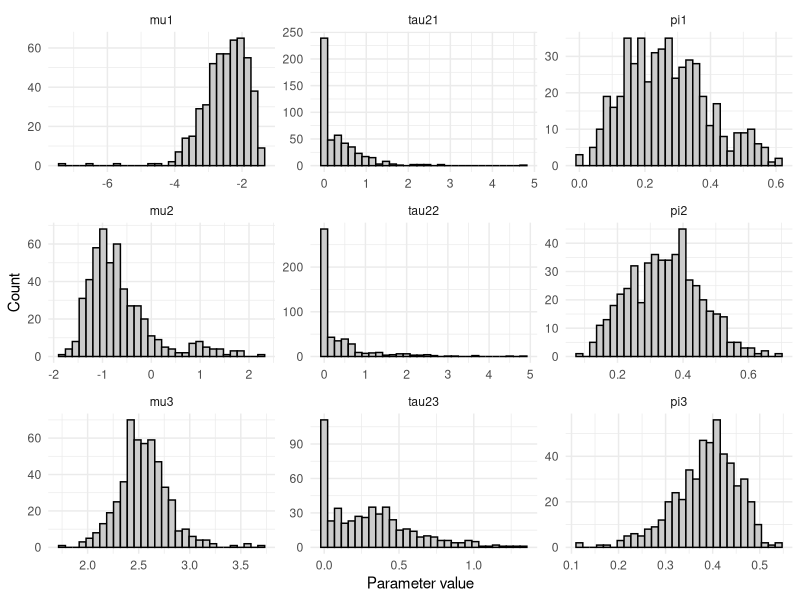

Source code (R): (Note: a time limit stopped this script after it produced the figure.)
## ---- chunk 1
knitr::opts_chunk$set(echo = TRUE)
## ---- chunk 2
### -------------------------------
### Function: generate_mrem_data()
### -------------------------------
# Generates one simulated meta-analysis dataset under a Mixture Random Effects Model (MREM)

generate_mrem_data <- function(K, pi_g, mu_g, tau2_g, s2_min = 0.5, s2_max = 1) {
  
  # ---- Check Inputs ----
  G <- length(pi_g)
  if (abs(sum(pi_g) - 1) > 1e-6) stop("Mixing proportions pi_g must sum to 1.")
  if (length(mu_g) != G | length(tau2_g) != G) stop("Lengths of pi_g, mu_g, and tau2_g must match.")
  
  # ---- Step 1: Generate component membership z_i ----
  z_i <- sample(1:G, size = K, replace = TRUE, prob = pi_g)
  
  # ---- Step 2: Generate true effect sizes δ*_i ----
  delta_i <- sapply(z_i, function(g) rnorm(1, mean = mu_g[g], sd = sqrt(tau2_g[g])))
  
  # ---- Step 3: Generate within-study variances s_i² ----
  s2_i <- runif(K, min = s2_min, max = s2_max)
  
  # ---- Step 4: Generate observed effect sizes Y_i ----
  Y_i <- rnorm(K, mean = delta_i, sd = sqrt(s2_i))
  
  # ---- Step 5: Return as data frame ----
  data.frame(
    study = 1:K,
    component = z_i,
    delta_true = delta_i,
    s2 = s2_i,
    Y = Y_i
  )
}


## ---- chunk 3
### -------------------------------
### Function: initialize_params()
### -------------------------------
# Generates initial values for each parameter--- to be used in EM algorithm

# Y: observed effect sizes
# s2: vector of within-study variances
# G: number of components (clusters)
# epsilon: small positive constant

initialize_params <- function(Y, s2, G, epsilon = 1e-3) {
  # Step 1: Run k-means clustering
  km <- kmeans(Y, centers = G, nstart = 20)
  
  # Step 2: Component means (ensure numeric vector)
  mu_init <- as.numeric(km$centers)
  
  # Step 3: Cluster assignments
  z_init <- km$cluster
  
  # Step 4: Mixing proportions (ensure numeric vector)
  pi_init <- as.numeric(table(z_init) / length(Y))
  
  # Step 5: Between-study variances (ensure numeric vector)
  tau2_init <- numeric(G)
  for (g in 1:G) {
    Y_g <- Y[z_init == g]
    s2_g <- s2[z_init == g]
    var_Yg <- var(Y_g)
    tau2_init[g] <- max(var_Yg - mean(s2_g), epsilon)
  }
  
  # Step 6: Return as clean numeric list
  list(
    mu_init = mu_init,
    tau2_init = tau2_init,
    pi_init = pi_init
  )
}

## ---- chunk 4

### -------------------------------
### Function: update_tau2()
### -------------------------------
# Function to numerically update between study variance parameter estimate--- to be used in EM algorithm

update_tau2 <- function(Y, s2, gam, mu, tau2_init) {
  neg_loglik_tau2_g <- function(tau2_g, Y, s2, gam_g, mu_g) {
    if (tau2_g <= 0) return(1e20)
    v <- tau2_g + s2
    -sum(gam_g * (-0.5 * log(v) - 0.5 * (Y - mu_g)^2 / v))
  }
  
    sapply(seq_along(mu), function(g) {
    optim(
      par = tau2_init[g],
      fn = neg_loglik_tau2_g,
      method = "L-BFGS-B",
      lower = 1e-8,
      Y = Y,
      s2 = s2,
      gam_g = gam[, g],
      mu_g = mu[g]
    )$par
  })
}




## ---- chunk 5

### -------------------------------
### Function: run_em_algorithm()
### -------------------------------
# Function to perform EM algorithm 
# Has a max iteration of 500

run_em_algorithm <- function(Y, s2, mu_init, pi_init, tau2_init, tol = 1e-4, rl = 500) {
  y <- as.vector(Y)
  s2_i <- as.vector(s2)
  mu <- mu_init
  pi <- pi_init
  tau2 <- tau2_init
  g <- length(mu)
  
  loglik_old <- -Inf
  
  for (iter in 1:rl) {
    # E-step
    den_gam <- sapply(1:g, function(j) {
      pi[j] * dnorm(y, mu[j], sqrt(tau2[j] + s2_i))
    })
    gam <- den_gam / rowSums(den_gam)
    
    # M-step
    ng <- colSums(gam)
    npi <- ng / sum(ng)
    
    nmu <- sapply(1:g, function(j) {
      sum(gam[, j] * y / (tau2[j] + s2_i)) /
        sum(gam[, j] / (tau2[j] + s2_i))
    })
    
    ntau2 <- update_tau2(y, s2_i, gam, nmu, tau2)
    
    # Enforce ordering by component mean
    order_idx <- order(nmu)
    nmu <- nmu[order_idx]
    ntau2 <- ntau2[order_idx]
    npi <- npi[order_idx]
    
    # Compute log-likelihood
    loglik <- sum(log(rowSums(sapply(1:g, function(j) {
      npi[j] * dnorm(y, mean = nmu[j], sd = sqrt(ntau2[j] + s2_i))
    }))))
    
    # Convergence check
    if (abs(loglik - loglik_old) < tol && iter > 10) {
      return(list(
        mu = nmu,
        tau2 = ntau2,
        pi = npi,
        loglik = loglik,
        iter = iter,
        converged = TRUE
      ))
    }
    
    mu <- nmu
    tau2 <- ntau2
    pi <- npi
    loglik_old <- loglik
  }
  
  # Return final results even if not converged
  list(
    mu = mu,
    tau2 = tau2,
    pi = pi,
    loglik = loglik,
    iter = rl,
    converged = FALSE
  )
}
## ---- chunk 6
### -------------------------------
### Function: run_em_simulations()
### -------------------------------
# Incorporates all previously defined functions.
# Repeatedly simulates meta datasets and runs the EM algorithm until 500 converged results are obtained,
# saving parameter estimates, log-likelihoods, convergence status.

run_em_simulations <- function(K, pi_g, mu_g, tau2_g,
                               s2_min = 0.5, s2_max = 1,
                               n_target = 500, rl = 500, tol = 1e-4) {
  
  # Number of components 
  G <- length(pi_g)
  
  # Storage for results
  results <- data.frame()
  n_converged <- 0
  attempt <- 0
  
  while (n_converged < n_target) {
    attempt <- attempt + 1
    
    # Step 1: Generate data
    sim_data <- generate_mrem_data(K = K, pi_g = pi_g, mu_g = mu_g,
                                   tau2_g = tau2_g, s2_min = s2_min, s2_max = s2_max)
    
    # Step 2: Initialize parameters
    init <- initialize_params(sim_data$Y, sim_data$s2, G = G)
    
    # Step 3: Run EM algorithm
    em_res <- run_em_algorithm(
      Y = sim_data$Y,
      s2 = sim_data$s2,
      mu_init = init$mu_init,
      pi_init = init$pi_init,
      tau2_init = init$tau2_init,
      tol = tol,
      rl = rl
    )
    
     # Step 4: Keep only converged results
    if (em_res$converged) {
      n_converged <- n_converged + 1
      
      # Dynamically build a row for results
      res_row <- data.frame(K = K)
      
      # Append mu, tau2, and pi estimates
      for (j in 1:G) {
        res_row[[paste0("mu", j)]]  <- em_res$mu[j]
        res_row[[paste0("tau2", j)]] <- em_res$tau2[j]
        res_row[[paste0("pi", j)]]  <- em_res$pi[j]
      }
      
      # Add log-likelihood, iteration count, and convergence flag
      res_row$loglik <- em_res$loglik
      res_row$iter <- em_res$iter
      res_row$converged <- em_res$converged
      
      results <- rbind(results, res_row)
    }
    
    # Optional progress message
    if (n_converged %% 50 == 0 && n_converged > 0) {
      cat("✅", n_converged, "datasets converged after", attempt, "attempts\n")
    }
  }
  
  cat("\n🎯 Finished! Collected", n_converged, "converged results after", attempt, "attempts.\n")
  return(results)
}

## ---- chunk 7
### -------------------------------
### Function: compute_bias_mse()
### -------------------------------
# Calculates the bias and mean squared error (MSE) for each model parameter across converged simulations,
# comparing estimated parameters to their known true values.
compute_bias_mse <- function(results, mu_true, tau2_true, pi_true) {
  # Ensure only converged results are used
  res <- subset(results, converged == TRUE)
  
  # Determine number of components (G)
  G <- length(mu_true)
  
  # Build true value list dynamically
  true_vals <- c(
    setNames(mu_true, paste0("mu", 1:G)),
    setNames(tau2_true, paste0("tau2", 1:G)),
    setNames(pi_true, paste0("pi", 1:G))
  )
  
  # Parameters to assess
  params <- names(true_vals)
  
  # Compute Bias and MSE for each parameter
  summary_df <- data.frame(
    Parameter = params,
    True = unlist(true_vals),
    Bias = sapply(params, function(p) mean(res[[p]] - true_vals[[p]], na.rm = TRUE)),
    RMSE  = sapply(params, function(p) sqrt(mean((res[[p]] - true_vals[[p]])^2, na.rm = TRUE)))
  )
  
  return(summary_df)
}


## ---- chunk 8
library(ggplot2)

### -------------------------------
### Function: mix_density()
### -------------------------------
# Computes the probability density of a finite mixture of normal 
# distributions at a set of given points. For each value of y
# the function sums the weighted component densities using the specified 
# mixture weights (pi), means (mu), and variances (tau^2).

mix_density <- function(y, mu, tau2, pi) {
  sapply(y, function(x) sum(pi * dnorm(x, mean = mu, sd = sqrt(tau2))))
}


### -------------------------------
### Function: plot_mixture_fit()
### -------------------------------
# Plots the true and estimated mixture densities of the random effects to visually
# assess how well the EM algorithm recovered the underlying distribution.
# The function selects the simulation with the highest log-likelihood,
# computes both densities over a common range, and overlays them 
# on a single plot for visual comparison.
# Additionally, it overlays the *estimated* component densities
# (scaled by their estimated mixing proportions) in black to show
# how the estimated components contribute to the total fit.

plot_mixture_fit <- function(res_data, mu_true, tau2_true, pi_true, scenario_name) {
  # 1️⃣ Find the best (highest log-likelihood) dataset
  best_index <- which.max(res_data$loglik)
  est_params <- res_data[best_index, ]
  
  # 2️⃣ Extract estimated parameters dynamically
  G <- length(mu_true)
  mu_hat   <- as.numeric(est_params[paste0("mu", 1:G)])
  tau2_hat <- as.numeric(est_params[paste0("tau2", 1:G)])
  pi_hat   <- as.numeric(est_params[paste0("pi", 1:G)])
  
  # 3️⃣ Compute mixture densities
  y_seq <- seq(min(mu_true) - 3 * sqrt(max(tau2_true)),
               max(mu_true) + 3 * sqrt(max(tau2_true)),
               length.out = 1000)
  
  true_density <- mix_density(y_seq, mu_true, tau2_true, pi_true)
  est_density  <- mix_density(y_seq, mu_hat, tau2_hat, pi_hat)
  
  # 4️⃣ Compute individual *estimated* component densities
  comp_densities_hat <- sapply(1:G, function(g)
    pi_hat[g] * dnorm(y_seq, mean = mu_hat[g], sd = sqrt(tau2_hat[g]))
  )
  df_comp <- data.frame(
    y = rep(y_seq, G),
    density = as.vector(comp_densities_hat),
    component = factor(rep(1:G, each = length(y_seq)))
  )
  
  # 5️⃣ Main data for overlaying densities
  df_plot <- data.frame(
    y = y_seq,
    True = true_density,
    Estimated = est_density
  )
  
  # 6️⃣ Plot (publication-style)
  ggplot(df_plot, aes(x = y)) +
    geom_line(aes(y = True, colour = "True"), linewidth = 0.8) +
    geom_line(aes(y = Estimated, colour = "Estimated"),
              linetype = "dashed", linewidth = 0.8) +
    geom_line(data = df_comp, aes(y = density, group = component),
              colour = "black", linetype = "dotdash", linewidth = 0.5) +
    scale_colour_manual(values = c("True" = "blue", "Estimated" = "red")) +
    labs(x = "Random Effect", y = "Density", colour = "") +
    theme_minimal(base_size = 14) +
    theme(
      plot.title = element_blank(),
      plot.subtitle = element_blank(),
      legend.position = "top",
      legend.title = element_blank(),
      axis.title = element_text(size = 13),
      axis.text = element_text(size = 12)
    )
}


## ---- chunk 9
### -------------------------------
### Scenario 1
### -------------------------------

set.seed(315)
 
# Scenario: 3-component mixture
mu_g <- c(-2.5, -1, 2.5)
tau2_g <- c(0.7^2, 0.7^2, 0.6^2)
pi_g <- c(0.2, 0.4, 0.4)

res_K150 <- run_em_simulations(K = 150, pi_g = pi_g, mu_g = mu_g, tau2_g = tau2_g)


# RMSE and Bias table
summary_K150 <- compute_bias_mse(
 results = res_K150,
 mu_true = mu_g,
 tau2_true = tau2_g,
 pi_true = pi_g
)

summary_K150

# Plot CIs and parametric distribution of parameters
df <- as.data.frame(res_K150)


# drop non-parameter columns (adjust if other bookkeeping cols exist)
drop_cols <- c("K", "loglik", "iter", "converged")
param_cols <- setdiff(names(df), drop_cols)

# make long format for plotting
long_df <- reshape2::melt(df[, param_cols, drop = FALSE], 
                          measure.vars = param_cols,
                          variable.name = "parameter",
                          value.name = "value")

# ---- 2. Plot histograms: all parameters for Scenario1_K150 on one faceted plot ----
# NOTE: facet labels (parameter names) are shown; no main title; axis labels only
p <- ggplot(long_df, aes(x = value)) +
  geom_histogram(bins = 30, color = "black", fill = "grey80") +
  facet_wrap(~ parameter, ncol = 3, scales = "free") +
  labs(x = "Parameter value", y = "Count") +
  theme_minimal() +
  theme(plot.title = element_blank())

# print to screen
print(p)

# ---- 3. Compute empirical CIs (based on sorted values) ----
ci_list <- lapply(param_cols, function(par) {
  vec <- sort(df[[par]])               # sorted estimates
  R   <- length(vec)                   # e.g., 500
  
  # empirical CI indices (non-interpolated)
  lower_idx <- ceiling(0.025 * R)      # e.g. 13
  upper_idx <- floor(0.975 * R)        # e.g. 487 or 488 depending on rounding
  
  data.frame(
    parameter = par,
    lower = vec[lower_idx],
    upper = vec[upper_idx],
    stringsAsFactors = FALSE
  )
})

ci_table <- do.call(rbind, ci_list)

# ---- 4. View the empirical CI table ----
print(ci_table)


## ---- chunk 10

set.seed(315)

res_K500 <- run_em_simulations(K = 500, pi_g = pi_g, mu_g = mu_g, tau2_g = tau2_g)

summary_K500 <- compute_bias_mse(
  results = res_K500,
  mu_true = mu_g,
  tau2_true = tau2_g,
  pi_true = pi_g
)

summary_K500

# Plot CIs and parametric distribution of parameters
df <- as.data.frame(res_K500)


# drop non-parameter columns (adjust if other bookkeeping cols exist)
drop_cols <- c("K", "loglik", "iter", "converged")
param_cols <- setdiff(names(df), drop_cols)

# make long format for plotting
long_df <- reshape2::melt(df[, param_cols, drop = FALSE], 
                          measure.vars = param_cols,
                          variable.name = "parameter",
                          value.name = "value")

# ---- 2. Plot histograms: all parameters for Scenario1_K150 on one faceted plot ----
# NOTE: facet labels (parameter names) are shown; no main title; axis labels only
p <- ggplot(long_df, aes(x = value)) +
  geom_histogram(bins = 30, color = "black", fill = "grey80") +
  facet_wrap(~ parameter, ncol = 3, scales = "free") +
  labs(x = "Parameter value", y = "Count") +
  theme_minimal() +
  theme(plot.title = element_blank())

# print to screen
print(p)

# ---- 3. Compute empirical CIs (based on sorted values) ----
ci_list <- lapply(param_cols, function(par) {
  vec <- sort(df[[par]])               # sorted estimates
  R   <- length(vec)                   # e.g., 500
  
  # empirical CI indices (non-interpolated)
  lower_idx <- ceiling(0.025 * R)      # e.g. 13
  upper_idx <- floor(0.975 * R)        # e.g. 487 or 488 depending on rounding
  
  data.frame(
    parameter = par,
    lower = vec[lower_idx],
    upper = vec[upper_idx],
    stringsAsFactors = FALSE
  )
})

ci_table <- do.call(rbind, ci_list)

# ---- 4. View the empirical CI table ----
print(ci_table)
## ---- chunk 11

set.seed(315)

res_K1000 <- run_em_simulations(K = 1000, pi_g = pi_g, mu_g = mu_g, tau2_g = tau2_g)

summary_K1000 <- compute_bias_mse(
  results = res_K1000,
  mu_true = mu_g,
  tau2_true = tau2_g,
  pi_true = pi_g
)

summary_K1000

# Plot CIs and parametric distribution of parameters
df <- as.data.frame(res_K1000)


# drop non-parameter columns (adjust if other bookkeeping cols exist)
drop_cols <- c("K", "loglik", "iter", "converged")
param_cols <- setdiff(names(df), drop_cols)

# make long format for plotting
long_df <- reshape2::melt(df[, param_cols, drop = FALSE], 
                          measure.vars = param_cols,
                          variable.name = "parameter",
                          value.name = "value")

# ---- 2. Plot histograms: all parameters for Scenario1_K150 on one faceted plot ----
# NOTE: facet labels (parameter names) are shown; no main title; axis labels only
p <- ggplot(long_df, aes(x = value)) +
  geom_histogram(bins = 30, color = "black", fill = "grey80") +
  facet_wrap(~ parameter, ncol = 3, scales = "free") +
  labs(x = "Parameter value", y = "Count") +
  theme_minimal() +
  theme(plot.title = element_blank())

# print to screen
print(p)

# ---- 3. Compute empirical CIs (based on sorted values) ----
ci_list <- lapply(param_cols, function(par) {
  vec <- sort(df[[par]])               # sorted estimates
  R   <- length(vec)                   # e.g., 500
  
  # empirical CI indices (non-interpolated)
  lower_idx <- ceiling(0.025 * R)      # e.g. 13
  upper_idx <- floor(0.975 * R)        # e.g. 487 or 488 depending on rounding
  
  data.frame(
    parameter = par,
    lower = vec[lower_idx],
    upper = vec[upper_idx],
    stringsAsFactors = FALSE
  )
})

ci_table <- do.call(rbind, ci_list)

# ---- 4. View the empirical CI table ----
print(ci_table)

## ---- chunk 12

set.seed(315)

res_K1500 <- run_em_simulations(K = 1500, pi_g = pi_g, mu_g = mu_g, tau2_g = tau2_g)

summary_K1500 <- compute_bias_mse(
  results = res_K1500,
  mu_true = mu_g,
  tau2_true = tau2_g,
  pi_true = pi_g
)

summary_K1500

# Scenario 1
plot_mixture_fit(
  res_data = res_K1500,
  mu_true = c(-2.5, -1, 2.5),
  tau2_true = c(0.7^2, 0.7^2, 0.6^2),
  pi_true = c(0.2, 0.4, 0.4),
  scenario_name = "Scenario 1: 3-Component Mixture"
)

# Plot CIs and parametric distribution of parameters
df <- as.data.frame(res_K1500)


# drop non-parameter columns (adjust if other bookkeeping cols exist)
drop_cols <- c("K", "loglik", "iter", "converged")
param_cols <- setdiff(names(df), drop_cols)

# make long format for plotting
long_df <- reshape2::melt(df[, param_cols, drop = FALSE], 
                          measure.vars = param_cols,
                          variable.name = "parameter",
                          value.name = "value")

# ---- 2. Plot histograms: all parameters for Scenario1_K150 on one faceted plot ----
# NOTE: facet labels (parameter names) are shown; no main title; axis labels only
p <- ggplot(long_df, aes(x = value)) +
  geom_histogram(bins = 30, color = "black", fill = "grey80") +
  facet_wrap(~ parameter, ncol = 3, scales = "free") +
  labs(x = "Parameter value", y = "Count") +
  theme_minimal() +
  theme(plot.title = element_blank())

# print to screen
print(p)

# ---- 3. Compute empirical CIs (based on sorted values) ----
ci_list <- lapply(param_cols, function(par) {
  vec <- sort(df[[par]])               # sorted estimates
  R   <- length(vec)                   # e.g., 500
  
  # empirical CI indices (non-interpolated)
  lower_idx <- ceiling(0.025 * R)      # e.g. 13
  upper_idx <- floor(0.975 * R)        # e.g. 487 or 488 depending on rounding
  
  data.frame(
    parameter = par,
    lower = vec[lower_idx],
    upper = vec[upper_idx],
    stringsAsFactors = FALSE
  )
})

ci_table <- do.call(rbind, ci_list)

# ---- 4. View the empirical CI table ----
print(ci_table)
## ---- chunk 13
### -------------------------------
### Scenario 2
### -------------------------------

set.seed(1855)

# Scenario: 2-component mixture - Asymmetric heterogeneity
pi_g <- c(0.56, 0.44)
mu_g <- c(-0.5, 1)
tau2_g <- c(0.6^2, 0.4^2)

s2.res_K150 <- run_em_simulations(K = 150, pi_g = pi_g, mu_g = mu_g, tau2_g = tau2_g)

s2.summary_K150 <- compute_bias_mse(
  results = s2.res_K150,
  mu_true = mu_g,
  tau2_true = tau2_g,
  pi_true = pi_g
)

s2.summary_K150


# Plot CIs and parametric distribution of parameters
df <- as.data.frame(s2.res_K150)


# drop non-parameter columns (adjust if other bookkeeping cols exist)
drop_cols <- c("K", "loglik", "iter", "converged")
param_cols <- setdiff(names(df), drop_cols)

# make long format for plotting
long_df <- reshape2::melt(df[, param_cols, drop = FALSE], 
                          measure.vars = param_cols,
                          variable.name = "parameter",
                          value.name = "value")

# ---- 2. Plot histograms: all parameters for Scenario1_K150 on one faceted plot ----
# NOTE: facet labels (parameter names) are shown; no main title; axis labels only
p <- ggplot(long_df, aes(x = value)) +
  geom_histogram(bins = 30, color = "black", fill = "grey80") +
  facet_wrap(~ parameter, ncol = 3, scales = "free") +
  labs(x = "Parameter value", y = "Count") +
  theme_minimal() +
  theme(plot.title = element_blank())

# print to screen
print(p)

# ---- 3. Compute empirical CIs (based on sorted values) ----
ci_list <- lapply(param_cols, function(par) {
  vec <- sort(df[[par]])               # sorted estimates
  R   <- length(vec)                   # e.g., 500
  
  # empirical CI indices (non-interpolated)
  lower_idx <- ceiling(0.025 * R)      # e.g. 13
  upper_idx <- floor(0.975 * R)        # e.g. 487 or 488 depending on rounding
  
  data.frame(
    parameter = par,
    lower = vec[lower_idx],
    upper = vec[upper_idx],
    stringsAsFactors = FALSE
  )
})

ci_table <- do.call(rbind, ci_list)

# ---- 4. View the empirical CI table ----
print(ci_table)
## ---- chunk 14

set.seed(1855)

s2.res_K500 <- run_em_simulations(K = 500, pi_g = pi_g, mu_g = mu_g, tau2_g = tau2_g)

s2.summary_K500 <- compute_bias_mse(
  results = s2.res_K500,
  mu_true = mu_g,
  tau2_true = tau2_g,
  pi_true = pi_g
)

s2.summary_K500

# Plot CIs and parametric distribution of parameters
df <- as.data.frame(s2.res_K500)


# drop non-parameter columns (adjust if other bookkeeping cols exist)
drop_cols <- c("K", "loglik", "iter", "converged")
param_cols <- setdiff(names(df), drop_cols)

# make long format for plotting
long_df <- reshape2::melt(df[, param_cols, drop = FALSE], 
                          measure.vars = param_cols,
                          variable.name = "parameter",
                          value.name = "value")

# ---- 2. Plot histograms: all parameters for Scenario1_K150 on one faceted plot ----
# NOTE: facet labels (parameter names) are shown; no main title; axis labels only
p <- ggplot(long_df, aes(x = value)) +
  geom_histogram(bins = 30, color = "black", fill = "grey80") +
  facet_wrap(~ parameter, ncol = 3, scales = "free") +
  labs(x = "Parameter value", y = "Count") +
  theme_minimal() +
  theme(plot.title = element_blank())

# print to screen
print(p)

# ---- 3. Compute empirical CIs (based on sorted values) ----
ci_list <- lapply(param_cols, function(par) {
  vec <- sort(df[[par]])               # sorted estimates
  R   <- length(vec)                   # e.g., 500
  
  # empirical CI indices (non-interpolated)
  lower_idx <- ceiling(0.025 * R)      # e.g. 13
  upper_idx <- floor(0.975 * R)        # e.g. 487 or 488 depending on rounding
  
  data.frame(
    parameter = par,
    lower = vec[lower_idx],
    upper = vec[upper_idx],
    stringsAsFactors = FALSE
  )
})

ci_table <- do.call(rbind, ci_list)

# ---- 4. View the empirical CI table ----
print(ci_table)
## ---- chunk 15

set.seed(1855)

s2.res_K1000 <- run_em_simulations(K = 1000, pi_g = pi_g, mu_g = mu_g, tau2_g = tau2_g)

s2.summary_K1000 <- compute_bias_mse(
  results = s2.res_K1000,
  mu_true = mu_g,
  tau2_true = tau2_g,
  pi_true = pi_g
)

s2.summary_K1000

# Plot CIs and parametric distribution of parameters
df <- as.data.frame(s2.res_K1000)


# drop non-parameter columns (adjust if other bookkeeping cols exist)
drop_cols <- c("K", "loglik", "iter", "converged")
param_cols <- setdiff(names(df), drop_cols)

# make long format for plotting
long_df <- reshape2::melt(df[, param_cols, drop = FALSE], 
                          measure.vars = param_cols,
                          variable.name = "parameter",
                          value.name = "value")

# ---- 2. Plot histograms: all parameters for Scenario1_K150 on one faceted plot ----
# NOTE: facet labels (parameter names) are shown; no main title; axis labels only
p <- ggplot(long_df, aes(x = value)) +
  geom_histogram(bins = 30, color = "black", fill = "grey80") +
  facet_wrap(~ parameter, ncol = 3, scales = "free") +
  labs(x = "Parameter value", y = "Count") +
  theme_minimal() +
  theme(plot.title = element_blank())

# print to screen
print(p)

# ---- 3. Compute empirical CIs (based on sorted values) ----
ci_list <- lapply(param_cols, function(par) {
  vec <- sort(df[[par]])               # sorted estimates
  R   <- length(vec)                   # e.g., 500
  
  # empirical CI indices (non-interpolated)
  lower_idx <- ceiling(0.025 * R)      # e.g. 13
  upper_idx <- floor(0.975 * R)        # e.g. 487 or 488 depending on rounding
  
  data.frame(
    parameter = par,
    lower = vec[lower_idx],
    upper = vec[upper_idx],
    stringsAsFactors = FALSE
  )
})

ci_table <- do.call(rbind, ci_list)

# ---- 4. View the empirical CI table ----
print(ci_table)

## ---- chunk 16

set.seed(1855)

s2.res_K1500 <- run_em_simulations(K = 1500, pi_g = pi_g, mu_g = mu_g, tau2_g = tau2_g)

s2.summary_K1500 <- compute_bias_mse(
  results = s2.res_K1500,
  mu_true = mu_g,
  tau2_true = tau2_g,
  pi_true = pi_g
)

s2.summary_K1500

# Scenario 2
plot_mixture_fit(
  res_data = s2.res_K1500,
  mu_true = c(-0.5, 1),
  tau2_true = c(0.6^2, 0.4^2),
  pi_true = c(0.56, 0.44),
  scenario_name = "Scenario 2: 2-Component, Mild Heterogeneity"
)

# Plot CIs and parametric distribution of parameters
df <- as.data.frame(s2.res_K1500)


# drop non-parameter columns (adjust if other bookkeeping cols exist)
drop_cols <- c("K", "loglik", "iter", "converged")
param_cols <- setdiff(names(df), drop_cols)

# make long format for plotting
long_df <- reshape2::melt(df[, param_cols, drop = FALSE], 
                          measure.vars = param_cols,
                          variable.name = "parameter",
                          value.name = "value")

# ---- 2. Plot histograms: all parameters for Scenario1_K150 on one faceted plot ----
# NOTE: facet labels (parameter names) are shown; no main title; axis labels only
p <- ggplot(long_df, aes(x = value)) +
  geom_histogram(bins = 30, color = "black", fill = "grey80") +
  facet_wrap(~ parameter, ncol = 3, scales = "free") +
  labs(x = "Parameter value", y = "Count") +
  theme_minimal() +
  theme(plot.title = element_blank())

# print to screen
print(p)

# ---- 3. Compute empirical CIs (based on sorted values) ----
ci_list <- lapply(param_cols, function(par) {
  vec <- sort(df[[par]])               # sorted estimates
  R   <- length(vec)                   # e.g., 500
  
  # empirical CI indices (non-interpolated)
  lower_idx <- ceiling(0.025 * R)      # e.g. 13
  upper_idx <- floor(0.975 * R)        # e.g. 487 or 488 depending on rounding
  
  data.frame(
    parameter = par,
    lower = vec[lower_idx],
    upper = vec[upper_idx],
    stringsAsFactors = FALSE
  )
})

ci_table <- do.call(rbind, ci_list)

# ---- 4. View the empirical CI table ----
print(ci_table)


## ---- chunk 17
### -------------------------------
### Scenario 3
### -------------------------------

set.seed(315)

# Scenario: 2-component mixture - high heterogeneity
pi_g <- c(0.33, 0.67)
mu_g <- c(-1, 1)
tau2_g <- c(1.5^2, 1.2^2)

s3.res_K150 <- run_em_simulations(K = 150, pi_g = pi_g, mu_g = mu_g, tau2_g = tau2_g)

s3.summary_K150 <- compute_bias_mse(
  results = s3.res_K150,
  mu_true = mu_g,
  tau2_true = tau2_g,
  pi_true = pi_g
)

s3.summary_K150

# Plot CIs and parametric distribution of parameters
df <- as.data.frame(s3.res_K150)


# drop non-parameter columns (adjust if other bookkeeping cols exist)
drop_cols <- c("K", "loglik", "iter", "converged")
param_cols <- setdiff(names(df), drop_cols)

# make long format for plotting
long_df <- reshape2::melt(df[, param_cols, drop = FALSE], 
                          measure.vars = param_cols,
                          variable.name = "parameter",
                          value.name = "value")

# ---- 2. Plot histograms: all parameters for Scenario1_K150 on one faceted plot ----
# NOTE: facet labels (parameter names) are shown; no main title; axis labels only
p <- ggplot(long_df, aes(x = value)) +
  geom_histogram(bins = 30, color = "black", fill = "grey80") +
  facet_wrap(~ parameter, ncol = 3, scales = "free") +
  labs(x = "Parameter value", y = "Count") +
  theme_minimal() +
  theme(plot.title = element_blank())

# print to screen
print(p)

# ---- 3. Compute empirical CIs (based on sorted values) ----
ci_list <- lapply(param_cols, function(par) {
  vec <- sort(df[[par]])               # sorted estimates
  R   <- length(vec)                   # e.g., 500
  
  # empirical CI indices (non-interpolated)
  lower_idx <- ceiling(0.025 * R)      # e.g. 13
  upper_idx <- floor(0.975 * R)        # e.g. 487 or 488 depending on rounding
  
  data.frame(
    parameter = par,
    lower = vec[lower_idx],
    upper = vec[upper_idx],
    stringsAsFactors = FALSE
  )
})

ci_table <- do.call(rbind, ci_list)

# ---- 4. View the empirical CI table ----
print(ci_table)

## ---- chunk 18

set.seed(315)

s3.res_K500 <- run_em_simulations(K = 500, pi_g = pi_g, mu_g = mu_g, tau2_g = tau2_g)

s3.summary_K500 <- compute_bias_mse(
  results = s3.res_K500,
  mu_true = mu_g,
  tau2_true = tau2_g,
  pi_true = pi_g
)

s3.summary_K500

# Plot CIs and parametric distribution of parameters
df <- as.data.frame(s3.res_K500)


# drop non-parameter columns (adjust if other bookkeeping cols exist)
drop_cols <- c("K", "loglik", "iter", "converged")
param_cols <- setdiff(names(df), drop_cols)

# make long format for plotting
long_df <- reshape2::melt(df[, param_cols, drop = FALSE], 
                          measure.vars = param_cols,
                          variable.name = "parameter",
                          value.name = "value")

# ---- 2. Plot histograms: all parameters for Scenario1_K150 on one faceted plot ----
# NOTE: facet labels (parameter names) are shown; no main title; axis labels only
p <- ggplot(long_df, aes(x = value)) +
  geom_histogram(bins = 30, color = "black", fill = "grey80") +
  facet_wrap(~ parameter, ncol = 3, scales = "free") +
  labs(x = "Parameter value", y = "Count") +
  theme_minimal() +
  theme(plot.title = element_blank())

# print to screen
print(p)

# ---- 3. Compute empirical CIs (based on sorted values) ----
ci_list <- lapply(param_cols, function(par) {
  vec <- sort(df[[par]])               # sorted estimates
  R   <- length(vec)                   # e.g., 500
  
  # empirical CI indices (non-interpolated)
  lower_idx <- ceiling(0.025 * R)      # e.g. 13
  upper_idx <- floor(0.975 * R)        # e.g. 487 or 488 depending on rounding
  
  data.frame(
    parameter = par,
    lower = vec[lower_idx],
    upper = vec[upper_idx],
    stringsAsFactors = FALSE
  )
})

ci_table <- do.call(rbind, ci_list)

# ---- 4. View the empirical CI table ----
print(ci_table)
## ---- chunk 19

set.seed(315)

s3.res_K1000 <- run_em_simulations(K = 1000, pi_g = pi_g, mu_g = mu_g, tau2_g = tau2_g)

s3.summary_K1000 <- compute_bias_mse(
  results = s3.res_K1000,
  mu_true = mu_g,
  tau2_true = tau2_g,
  pi_true = pi_g
)

s3.summary_K1000

# Plot CIs and parametric distribution of parameters
df <- as.data.frame(s3.res_K1000)


# drop non-parameter columns (adjust if other bookkeeping cols exist)
drop_cols <- c("K", "loglik", "iter", "converged")
param_cols <- setdiff(names(df), drop_cols)

# make long format for plotting
long_df <- reshape2::melt(df[, param_cols, drop = FALSE], 
                          measure.vars = param_cols,
                          variable.name = "parameter",
                          value.name = "value")

# ---- 2. Plot histograms: all parameters for Scenario1_K150 on one faceted plot ----
# NOTE: facet labels (parameter names) are shown; no main title; axis labels only
p <- ggplot(long_df, aes(x = value)) +
  geom_histogram(bins = 30, color = "black", fill = "grey80") +
  facet_wrap(~ parameter, ncol = 3, scales = "free") +
  labs(x = "Parameter value", y = "Count") +
  theme_minimal() +
  theme(plot.title = element_blank())

# print to screen
print(p)

# ---- 3. Compute empirical CIs (based on sorted values) ----
ci_list <- lapply(param_cols, function(par) {
  vec <- sort(df[[par]])               # sorted estimates
  R   <- length(vec)                   # e.g., 500
  
  # empirical CI indices (non-interpolated)
  lower_idx <- ceiling(0.025 * R)      # e.g. 13
  upper_idx <- floor(0.975 * R)        # e.g. 487 or 488 depending on rounding
  
  data.frame(
    parameter = par,
    lower = vec[lower_idx],
    upper = vec[upper_idx],
    stringsAsFactors = FALSE
  )
})

ci_table <- do.call(rbind, ci_list)

# ---- 4. View the empirical CI table ----
print(ci_table)

## ---- chunk 20

set.seed(315)

s3.res_K1500 <- run_em_simulations(K = 1500, pi_g = pi_g, mu_g = mu_g, tau2_g = tau2_g)

s3.summary_K1500 <- compute_bias_mse(
  results = s3.res_K1500,
  mu_true = mu_g,
  tau2_true = tau2_g,
  pi_true = pi_g
)

s3.summary_K1500

# Scenario 3
plot_mixture_fit(
  res_data = s3.res_K1500,
  mu_true = c(-1, 1),
  tau2_true = c(1.5^2, 1.2^2),
  pi_true = c(0.33, 0.67),
  scenario_name = "Scenario 3: 2-Component, High Heterogeneity"
)

# Plot CIs and parametric distribution of parameters
df <- as.data.frame(s3.res_K1500)


# drop non-parameter columns (adjust if other bookkeeping cols exist)
drop_cols <- c("K", "loglik", "iter", "converged")
param_cols <- setdiff(names(df), drop_cols)

# make long format for plotting
long_df <- reshape2::melt(df[, param_cols, drop = FALSE], 
                          measure.vars = param_cols,
                          variable.name = "parameter",
                          value.name = "value")

# ---- 2. Plot histograms: all parameters for Scenario1_K150 on one faceted plot ----
# NOTE: facet labels (parameter names) are shown; no main title; axis labels only
p <- ggplot(long_df, aes(x = value)) +
  geom_histogram(bins = 30, color = "black", fill = "grey80") +
  facet_wrap(~ parameter, ncol = 3, scales = "free") +
  labs(x = "Parameter value", y = "Count") +
  theme_minimal() +
  theme(plot.title = element_blank())

# print to screen
print(p)

# ---- 3. Compute empirical CIs (based on sorted values) ----
ci_list <- lapply(param_cols, function(par) {
  vec <- sort(df[[par]])               # sorted estimates
  R   <- length(vec)                   # e.g., 500
  
  # empirical CI indices (non-interpolated)
  lower_idx <- ceiling(0.025 * R)      # e.g. 13
  upper_idx <- floor(0.975 * R)        # e.g. 487 or 488 depending on rounding
  
  data.frame(
    parameter = par,
    lower = vec[lower_idx],
    upper = vec[upper_idx],
    stringsAsFactors = FALSE
  )
})

ci_table <- do.call(rbind, ci_list)

# ---- 4. View the empirical CI table ----
print(ci_table)

## ---- chunk 21
### -------------------------------
### Scenario 4
### -------------------------------

set.seed(315)

# Scenario 4: No mixture
pi_g <- c(1)
mu_g <- c(0.5)
tau2_g <- c(0.8^2)

s4.res_K150 <- run_em_simulations(K = 150, pi_g = pi_g, mu_g = mu_g, tau2_g = tau2_g)

s4.summary_K150 <- compute_bias_mse(
  results = s4.res_K150,
  mu_true = mu_g,
  tau2_true = tau2_g,
  pi_true = pi_g
)

s4.summary_K150

# Plot CIs and parametric distribution of parameters
df <- as.data.frame(s4.res_K150)


# drop non-parameter columns (adjust if other bookkeeping cols exist)
drop_cols <- c("K", "loglik", "iter", "converged", "pi1")
param_cols <- setdiff(names(df), drop_cols)

# make long format for plotting
long_df <- reshape2::melt(df[, param_cols, drop = FALSE], 
                          measure.vars = param_cols,
                          variable.name = "parameter",
                          value.name = "value")

# ---- 2. Plot histograms: all parameters for Scenario1_K150 on one faceted plot ----
# NOTE: facet labels (parameter names) are shown; no main title; axis labels only
p <- ggplot(long_df, aes(x = value)) +
  geom_histogram(bins = 30, color = "black", fill = "grey80") +
  facet_wrap(~ parameter, ncol = 3, scales = "free") +
  labs(x = "Parameter value", y = "Count") +
  theme_minimal() +
  theme(plot.title = element_blank())

# print to screen
print(p)

# ---- 3. Compute empirical CIs (based on sorted values) ----
ci_list <- lapply(param_cols, function(par) {
  vec <- sort(df[[par]])               # sorted estimates
  R   <- length(vec)                   # e.g., 500
  
  # empirical CI indices (non-interpolated)
  lower_idx <- ceiling(0.025 * R)      # e.g. 13
  upper_idx <- floor(0.975 * R)        # e.g. 487 or 488 depending on rounding
  
  data.frame(
    parameter = par,
    lower = vec[lower_idx],
    upper = vec[upper_idx],
    stringsAsFactors = FALSE
  )
})

ci_table <- do.call(rbind, ci_list)

# ---- 4. View the empirical CI table ----
print(ci_table)

## ---- chunk 22

set.seed(315)

s4.res_K500 <- run_em_simulations(K = 500, pi_g = pi_g, mu_g = mu_g, tau2_g = tau2_g)

s4.summary_K500 <- compute_bias_mse(
  results = s4.res_K500,
  mu_true = mu_g,
  tau2_true = tau2_g,
  pi_true = pi_g
)

s4.summary_K500

# Plot CIs and parametric distribution of parameters
df <- as.data.frame(s4.res_K500)


# drop non-parameter columns (adjust if other bookkeeping cols exist)
drop_cols <- c("K", "loglik", "iter", "converged", "pi1")
param_cols <- setdiff(names(df), drop_cols)

# make long format for plotting
long_df <- reshape2::melt(df[, param_cols, drop = FALSE], 
                          measure.vars = param_cols,
                          variable.name = "parameter",
                          value.name = "value")

# ---- 2. Plot histograms: all parameters for Scenario1_K150 on one faceted plot ----
# NOTE: facet labels (parameter names) are shown; no main title; axis labels only
p <- ggplot(long_df, aes(x = value)) +
  geom_histogram(bins = 30, color = "black", fill = "grey80") +
  facet_wrap(~ parameter, ncol = 3, scales = "free") +
  labs(x = "Parameter value", y = "Count") +
  theme_minimal() +
  theme(plot.title = element_blank())

# print to screen
print(p)

# ---- 3. Compute empirical CIs (based on sorted values) ----
ci_list <- lapply(param_cols, function(par) {
  vec <- sort(df[[par]])               # sorted estimates
  R   <- length(vec)                   # e.g., 500
  
  # empirical CI indices (non-interpolated)
  lower_idx <- ceiling(0.025 * R)      # e.g. 13
  upper_idx <- floor(0.975 * R)        # e.g. 487 or 488 depending on rounding
  
  data.frame(
    parameter = par,
    lower = vec[lower_idx],
    upper = vec[upper_idx],
    stringsAsFactors = FALSE
  )
})

ci_table <- do.call(rbind, ci_list)

# ---- 4. View the empirical CI table ----
print(ci_table)
## ---- chunk 23

set.seed(315)

s4.res_K1000 <- run_em_simulations(K = 1000, pi_g = pi_g, mu_g = mu_g, tau2_g = tau2_g)

s4.summary_K1000 <- compute_bias_mse(
  results = s4.res_K1000,
  mu_true = mu_g,
  tau2_true = tau2_g,
  pi_true = pi_g
)

s4.summary_K1000

# Plot CIs and parametric distribution of parameters
df <- as.data.frame(s4.res_K1000)


# drop non-parameter columns (adjust if other bookkeeping cols exist)
drop_cols <- c("K", "loglik", "iter", "converged", "pi1")
param_cols <- setdiff(names(df), drop_cols)

# make long format for plotting
long_df <- reshape2::melt(df[, param_cols, drop = FALSE], 
                          measure.vars = param_cols,
                          variable.name = "parameter",
                          value.name = "value")

# ---- 2. Plot histograms: all parameters for Scenario1_K150 on one faceted plot ----
# NOTE: facet labels (parameter names) are shown; no main title; axis labels only
p <- ggplot(long_df, aes(x = value)) +
  geom_histogram(bins = 30, color = "black", fill = "grey80") +
  facet_wrap(~ parameter, ncol = 3, scales = "free") +
  labs(x = "Parameter value", y = "Count") +
  theme_minimal() +
  theme(plot.title = element_blank())

# print to screen
print(p)

# ---- 3. Compute empirical CIs (based on sorted values) ----
ci_list <- lapply(param_cols, function(par) {
  vec <- sort(df[[par]])               # sorted estimates
  R   <- length(vec)                   # e.g., 500
  
  # empirical CI indices (non-interpolated)
  lower_idx <- ceiling(0.025 * R)      # e.g. 13
  upper_idx <- floor(0.975 * R)        # e.g. 487 or 488 depending on rounding
  
  data.frame(
    parameter = par,
    lower = vec[lower_idx],
    upper = vec[upper_idx],
    stringsAsFactors = FALSE
  )
})

ci_table <- do.call(rbind, ci_list)

# ---- 4. View the empirical CI table ----
print(ci_table)

## ---- chunk 24

set.seed(315)

s4.res_K1500 <- run_em_simulations(K = 1500, pi_g = pi_g, mu_g = mu_g, tau2_g = tau2_g)

s4.summary_K1500 <- compute_bias_mse(
  results = s4.res_K1500,
  mu_true = mu_g,
  tau2_true = tau2_g,
  pi_true = pi_g
)

s4.summary_K1500

# Scenario 4
plot_mixture_fit(
  res_data = s4.res_K1500,
  mu_true = c(0.5),
  tau2_true = c(0.8^2),
  pi_true = c(1),
  scenario_name = "Scenario 4: Single Component (No Mixture)"
)

# Plot CIs and parametric distribution of parameters
df <- as.data.frame(s4.res_K1500)


# drop non-parameter columns (adjust if other bookkeeping cols exist)
drop_cols <- c("K", "loglik", "iter", "converged", "pi1")
param_cols <- setdiff(names(df), drop_cols)

# make long format for plotting
long_df <- reshape2::melt(df[, param_cols, drop = FALSE], 
                          measure.vars = param_cols,
                          variable.name = "parameter",
                          value.name = "value")

# ---- 2. Plot histograms: all parameters for Scenario1_K150 on one faceted plot ----
# NOTE: facet labels (parameter names) are shown; no main title; axis labels only
p <- ggplot(long_df, aes(x = value)) +
  geom_histogram(bins = 30, color = "black", fill = "grey80") +
  facet_wrap(~ parameter, ncol = 3, scales = "free") +
  labs(x = "Parameter value", y = "Count") +
  theme_minimal() +
  theme(plot.title = element_blank())

# print to screen
print(p)

# ---- 3. Compute empirical CIs (based on sorted values) ----
ci_list <- lapply(param_cols, function(par) {
  vec <- sort(df[[par]])               # sorted estimates
  R   <- length(vec)                   # e.g., 500
  
  # empirical CI indices (non-interpolated)
  lower_idx <- ceiling(0.025 * R)      # e.g. 13
  upper_idx <- floor(0.975 * R)        # e.g. 487 or 488 depending on rounding
  
  data.frame(
    parameter = par,
    lower = vec[lower_idx],
    upper = vec[upper_idx],
    stringsAsFactors = FALSE
  )
})

ci_table <- do.call(rbind, ci_list)

# ---- 4. View the empirical CI table ----
print(ci_table)
